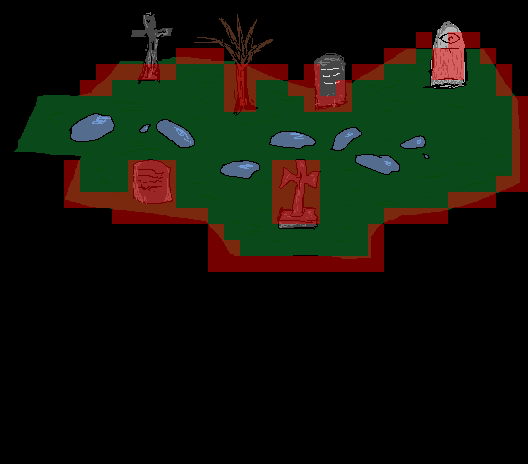

The image is a tile-based game level rendered from a .tmx file. Its description and source (layers, tilesets, objects; grid data summarised) follow:
An orthogonal 33x29 tile map with 16x16 px tiles, 1 tile layer (collide), 1 image layer and 1 object (door).

<map version="1.0" orientation="orthogonal" width="33" height="29" tilewidth="16" tileheight="16">
 <tileset firstgid="1" name="tiles" tilewidth="16" tileheight="16">
  <image source="../images/tiles.png" width="256" height="256" />
 </tileset>
 <imagelayer name="Image Layer 1" width="33" height="29">
  <image source="../images/4_CEMETARY.png" />
 </imagelayer>
 <layer name="collide" width="33" height="29">
  <properties>
   <property name="hidden" value="true" />
   <property name="solid" value="true" />
  </properties>
  <data>[957 cells, 102 non-empty, 1 distinct tile ids]</data>
 </layer>
 <objectgroup name="objects" width="33" height="29">
  <object name="door" x="52" y="123">
   <properties>
    <property name="to" value="travel" />
   </properties>
  </object>
 </objectgroup>
</map>
